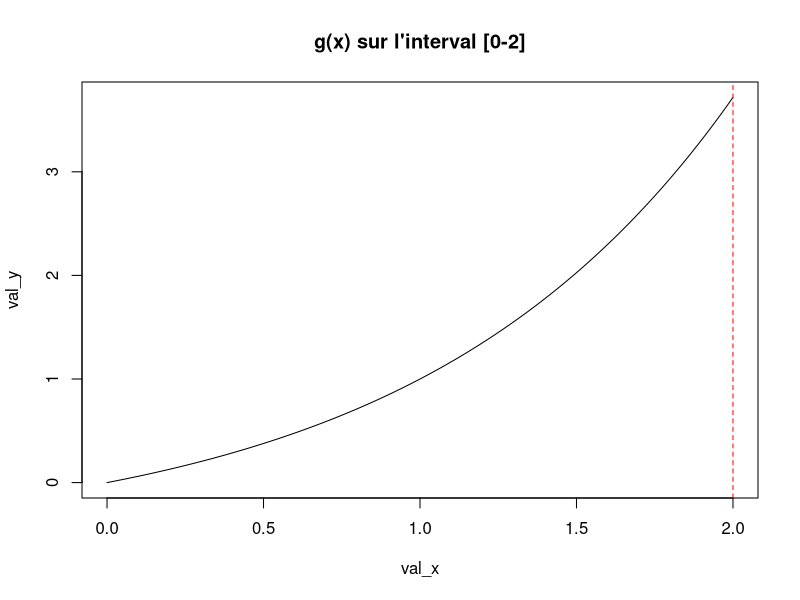
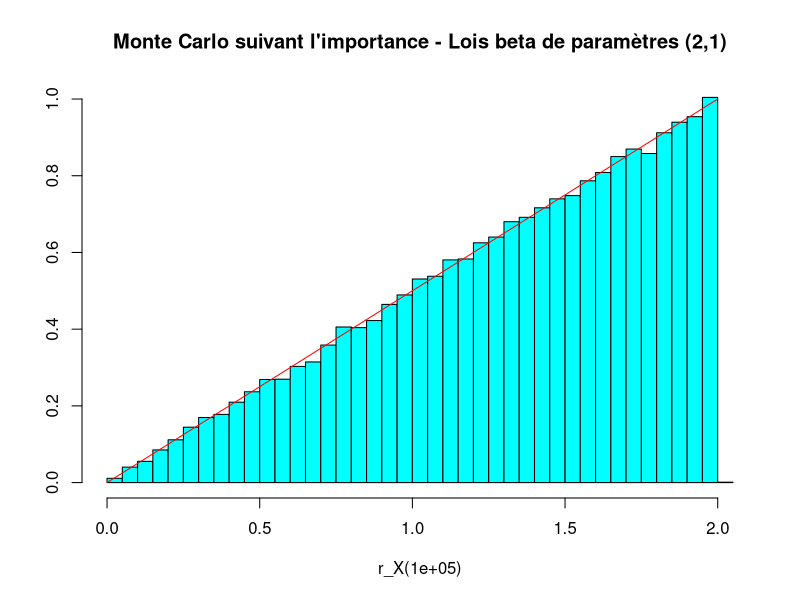
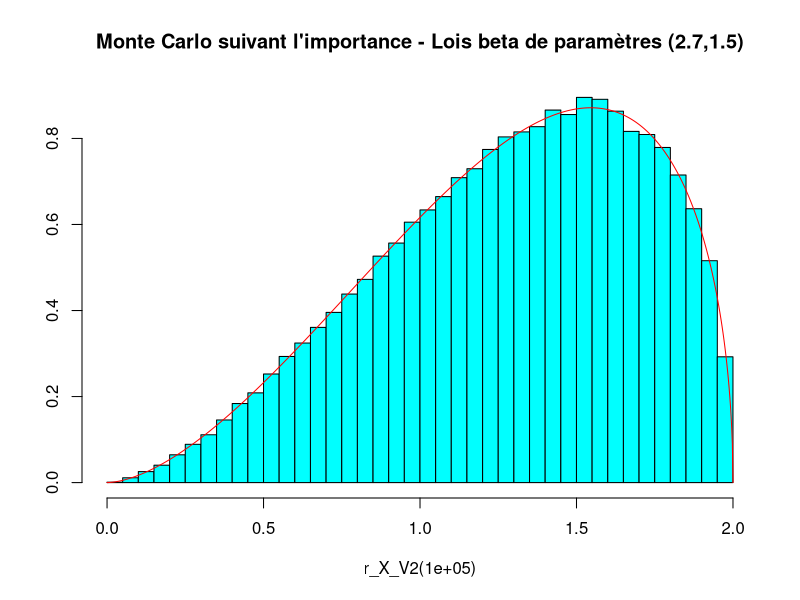
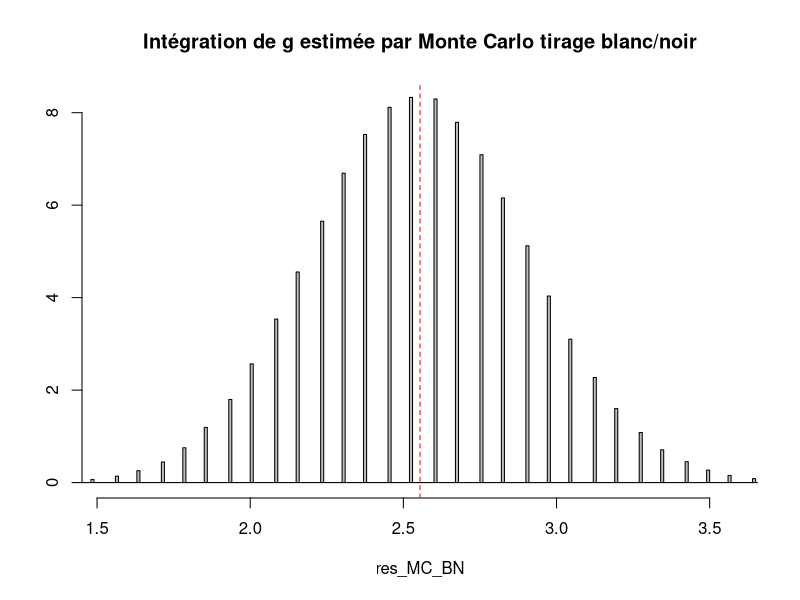
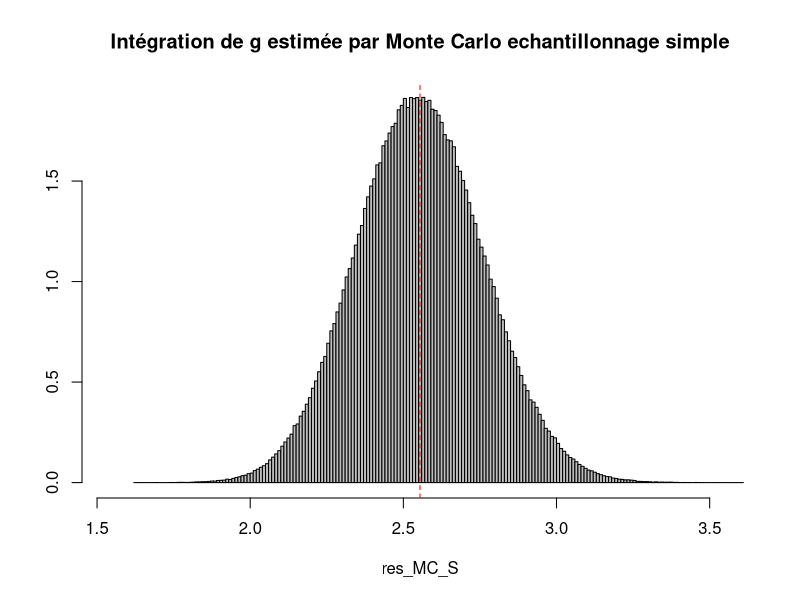
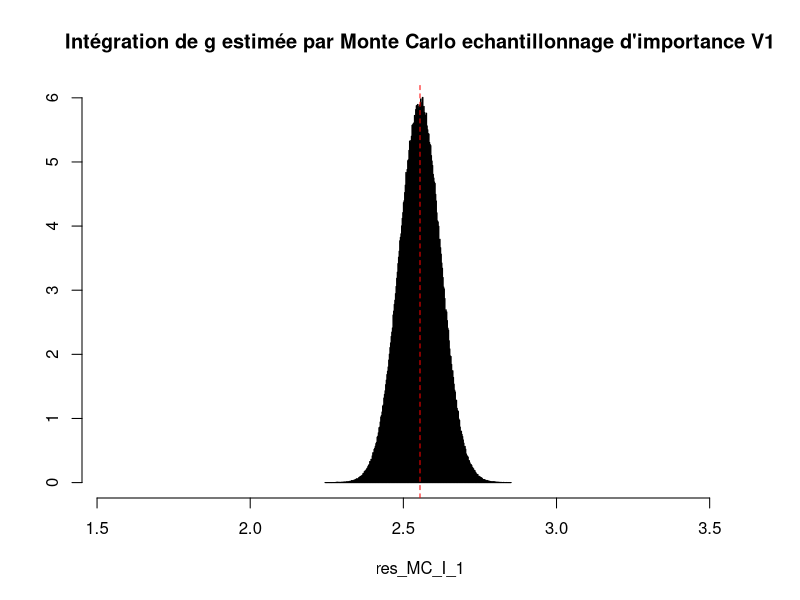
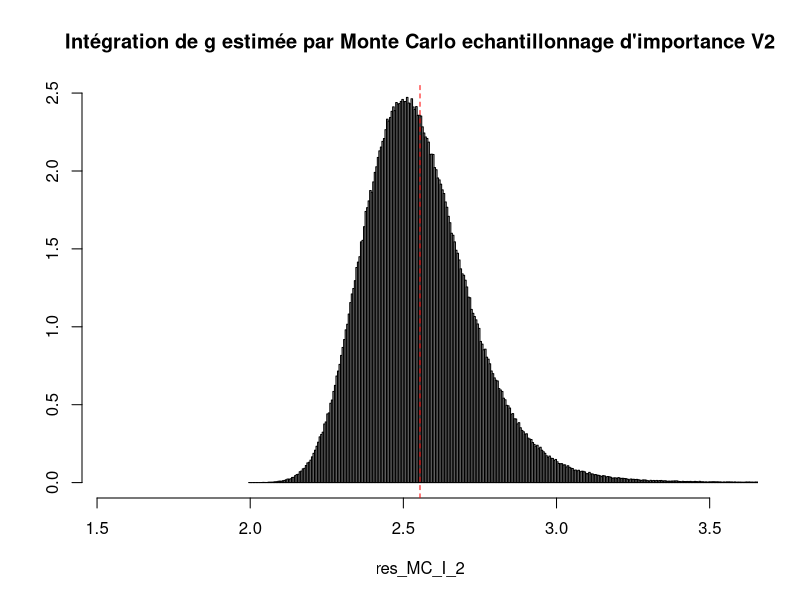

Recreate these plots in R, in order.
#Simualtions en Biologie - Méthodes stochastiques
#-------------------------------------------------
#------------------------------------------------

require(MASS)

#Exercice 2 : Methodes Monte Carlo
#*********************************

#Il s'agit ici de comparer les methodes d'integration Monte Carlo.
#Les méthodes de Monte Carlo sont des modèles de simulation stochastiques.
#Trois methodes seront evaluees : MC "tirage noir ou blanc", MC simple, et MC suivant l'importance.

#1) La fonction à simuler g(x)
#-----------------------------

#Afin de mettre en place efficacement les modeles de simulation il faut bien connaître la fonction.
#En effet pour simuler une variable aleataoire continue il est necessaire de calculer son integrale.

g = function(x) {                 #g est une fonction exponentielle.
  return((exp(x)-1)/(exp(1)-1))
}

#Visualisation de g sur un interval [0-2]
val_x = seq(from=0, to=2, len=1000)
val_y = g(val_x)
plot(val_x, val_y, type="l", main="g(x) sur l'interval [0-2]")      #L'allure de la courbe est bien exponentielle.

#Verification de la valeur de l'integrale de g sur [0-2]
I_True = (exp(2)-3)/(exp(1)-1)      #On integre g de 0 à 2
print(I_True)
#La valeur réelle de l'intégrale de g sur [0-2] est 2.554328 ce qui correspond à l'air sous g de 0 à 2.
abline(v=2, lty=2, col="red")

integrate(g, lower=0, upper=2)
#la valeur de l'integrale de g pour l'interval [0-2] est de 2.554328
#g(2) = integ(g)[0-2] --> On retrouve bien la même valeur.

#2) Methode de Monte Carlo par tirage noir ou blanc sur l'interval [0-2]
#-----------------------------------------------------------------------

#Le principe est basé sur le tirage au hasard des points.
#Il faut donc définir la surface et échantillonner l'espace de manière uniforme
#Si l'intégrale correspond à un rectangle les X et Y seront tirés de manière uniforme
#La délimitation du rectangle passe par le choix d'un majorant

#Choix du majorant : g(2) est le majorant optimale car sur l'interval choisit g(2) est le plus petit majorant possible.

MC_BN = function(n) {
  m = g(2)    #choix du majorant
  u = runif(n, min = 0, max = 2)    #Tirage uniforme dans g sur l'intervale [0-2]
  v = runif(n, min = 0, max = m)    #Tirage uniforme dans le rectangle sur l'intervale [0-m]
  s = m*2       #La loi uniforme est entre [0-1]. On applique un facteur 2 au majorant car on évalue sur l'intervale [0-2]
  ns = sum(v<g(u))    #nombre de succes = nombre de tirage en dessous de g(u)
  return(ns/n*s)
}

MC_BN(1000) #A lancer plusieurs fois
# Nous lançons 3 fois : 2.535868 , 2.751529, 2.587924
#Les valeurs obtenues sont proches de la valeur attendue (pour rappel valeur vraie de l'intégrale = 2.554328)

#3) Methode de Monte Carlo par echantillonage simple sur l'interval [0-2]
#-----------------------------------------------------------------------

#La méthode de Monte Carlo dite simple est une methode d'echantillonnage par décomposition de la fonction g
#g est alors exprimé comme le produit d'une fonction quelquonque et sa fonction de densité
#Dans ce cas, le calcul d'intégrale s'approche du calcul de l'Espérance.
#Dans le cas simple, la variable à échantillonner suit une loi uniforme

MC_S = function(n) {
  x = runif(n, min=0, max=2)
  return(2*sum(g(x))/n)
}
#le 2 correspond au dunif de la fonction sur l'intervale [0-2]. Ici on peut le sortir, et le multiplier par l'espérance de g(x)

MC_S(1000) #A lancer plusieurs fois
#Nous lançons 3 fois : 2.684689 , 2.559881, 2.60517
#Les valeurs obtenues sont proches de la valeur attendue (pour rappel valeur vraie de l'intégrale = 2.554328)

#4) Methode de Monte Carlo par echantillonnage suivant l'importance sur l'interval [0-2]
#-------------------------------------------------------------------------------------

#Cette méthode diffère de la méthode simple par la méthode d'échantillonage.
#La variable à échantillonner ne suit pas une loie uniforme.
#Dans ce cas il faut echantillonner pour se rapprocher au mieux de g.
#Cette méthode permet d'echantillonner dans les zones qui ont le plus d'importance.

#Pour construire l'echantillonnage, il faut créer une fonction qui permet de tirer et une fonction qui permet d'avoir la densité.

#La fonction pour le tirage(r_X) doit être du type bêta et va échantilloner entre 0 et 1 (pas [0-2] car impossible avec lois de type bêta).
#La solution pour rester dans l'interval [0-2]  c'est de tout multiplier par 2 or de la fonction.
r_X = function(n) {
  return(2*rbeta(n, shape1 = 2, shape2 = 1))# On créé le Y=aX avec a=2
}

#fonction de densité de probabilité de x
d_X = function(x) {
  return(1/2*dbeta(x/2, shape1 = 2, shape2 = 1))# Il faut diviser par 2 à cause de la transformation Y=aX car dbeta ne peut pas accepter des valeurs hor de [0-1]
}

#Validation graphique de r_X et d_X
truehist(r_X(100000), main="Monte Carlo suivant l'importance - Lois beta de paramètres (2,1)")
val_x = seq(from=0, to=2, len=1000)
val_y = d_X(val_x)
lines(val_x, val_y, col="red")

#Integration
MC_I_1 = function(n) {
  x = r_X(n)   #tirage dans la loi beta de la variable aléatoire
  xx = g(x)/d_X(x)  #xx est ici la fonction quelconque. Pour l'exprimer on divise g par sa densité de probabilité
  return(mean(xx))  #I=E[xx]
}
MC_I_1(1000) #A lancer plusieurs fois
#Nous lançons 3 fois : 2.59096 , 2.558245, 2.538063
#Les valeurs obtenues sont proches de la valeur attendue (pour rappel valeur vraie de l'intégrale = 2.554328)

#5) Methode de Monte Carlo par echantillonnage suivant l'importance sur l'interval [0-2] - Lois beta V2
#------------------------------------------------------------------------------------------------------

#Modifions les paramètres de la loi beta pour proposer une autre fonction de densité
r_X_V2 = function(n) {
  return(2*rbeta(n, shape1 = 2.7, shape2 = 1.5))
}
d_X_V2 = function(x) {
  return(1/2*dbeta(x/2, shape1 = 2.7, shape2 = 1.5))
}

#Validation graphique de r_X_V2 et d_X_V2
truehist(r_X_V2(100000), main="Monte Carlo suivant l'importance - Lois beta de paramètres (2.7,1.5)")
val_x = seq(from=0, to=2, len=1000)
val_y = d_X_V2(val_x)
lines(val_x, val_y, col="red")

#Integration
MC_I_2 = function(n) {
  x = r_X_V2(n) 
  xx = g(x)/d_X_V2(x) 
  return(mean(xx))
}
MC_I_2(1000) #A lancer plusieurs fois
#Nous lançons 3 fois : 2.586437 , 2.588031, 2.561564
#Les valeurs obtenues sont proches de la valeur attendue (pour rappel valeur vraie de l'intégrale = 2.554328)

#6) Comparer l'efficacité des différentes méthodes
#--------------------------------------------------

#Les méthodes seront évaluées sur la même taille d'échantillon n(petit), et sur le même nombre de répétition nrep (grand)
#Evaluation graphique et par comparaison des mse (mean square error) et des moyennes
n=100
n_rep=1000000
val_x = seq(from=0, to=4, len=1000)

#Monte Carlo par tirage blanc ou noir (MC_BN)
res_MC_BN = rep(NA, n_rep)
for (i in 1:n_rep) {
  res_MC_BN[i] = MC_BN(n)
}

truehist(xlim=range(I_True), res_MC_BN, col = "gray", main="Intégration de g estimée par Monte Carlo tirage blanc/noir")
abline(v=I_True, lty=2, col="red")

mse_MC_BN = round(mean((res_MC_BN-I_True)^2),2)
moy_MC_BN = round(mean(res_MC_BN),2)
print(moy_MC_BN)
print(mse_MC_BN)
#La methode de Monte Carlo par tirage blanc/noir appliquée à g a un mse de 0.12 et une moeyenne de 2.55

#Monte Carlo par échantillonnage simple (MC_S)
res_MC_S = rep(NA, n_rep)
for (i in 1:n_rep) {
  res_MC_S[i] = MC_S(n)
}

truehist(xlim=range(I_True), res_MC_S, col = "gray", main="Intégration de g estimée par Monte Carlo echantillonnage simple")
abline(v=I_True, lty=2, col="red")

mse_MC_S = round(mean((res_MC_S-I_True)^2),2)
moy_MC_S = round(mean(res_MC_S),2)
print(moy_MC_S)
print(mse_MC_S)
#La methode de Monte Carlo par tirage blanc/noir appliquée à g a un mse de 0.04 et une moyenne de 2.55

#Monte Carlo par échantillonnage d'importance V1 (MC_I_1)
res_MC_I_1 = rep(NA, n_rep)
for (i in 1:n_rep) {
  res_MC_I_1[i] = MC_I_1(n)
}

truehist(xlim=range(I_True), res_MC_I_1, col = "gray", main="Intégration de g estimée par Monte Carlo echantillonnage d'importance V1")
abline(v=I_True, lty=2, col="red")

mse_MC_I_1 = round(mean((res_MC_I_1-I_True)^2),2)
moy_MC_I_1 = round(mean(res_MC_I_1),2)
print(moy_MC_I_1)
print(mse_MC_I_1)
#La methode de Monte Carlo par tirage blanc/noir appliquée à g a un mse de 0 et une moyenne de 2.55

#Monte Carlo par échantillonnage d'importance V2 (MC_I_2)
res_MC_I_2 = rep(NA, n_rep)
for (i in 1:n_rep) {
  res_MC_I_2[i] = MC_I_2(n)
}

truehist(xlim=range(I_True), res_MC_I_2, col = "gray", main="Intégration de g estimée par Monte Carlo echantillonnage d'importance V2")
abline(v=I_True, lty=2, col="red")

mse_MC_I_2 = round(mean((res_MC_I_2-I_True)^2),2)
moy_MC_I_2 = round(mean(res_MC_I_2),2)
print(moy_MC_I_2)
print(mse_MC_I_2)
#La methode de Monte Carlo par tirage blanc/noir appliquée à g a un mse de 0.03 et une moyenne de 2.55


